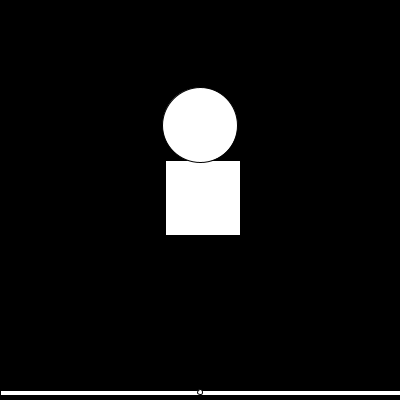
Frame 1 (no input)
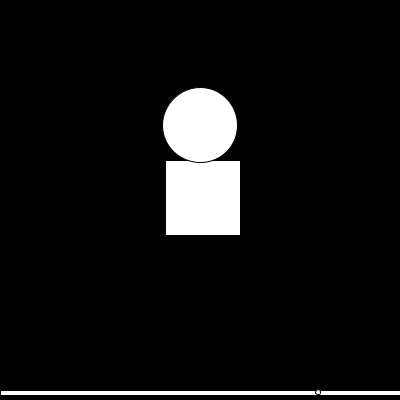
Frame 60 (the mouse pressed at the canvas centre just before this capture)
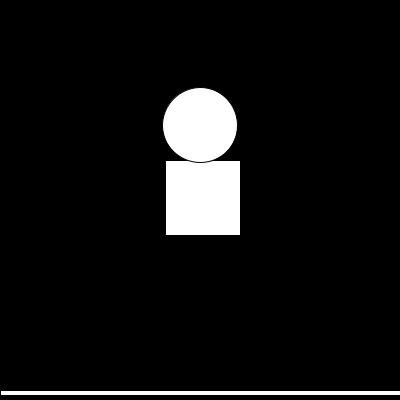
Frame 120 (the mouse held since frame 60 and released just before this capture)

The Processing sketch that drew these frames (run headless with seeded random() and noise(); from frame 60 on, the mouse is pressed at the canvas centre):

// Processing sketch: sketch_251027b
// ── sketch_251027b.pde
Zombie no1z = new Zombie(165, 160, 75, 75,
       200, 125, 75);
       
Indicator i = new Indicator(200,392,5,0,390,400,5);

Hitbar no1h = new Hitbar();
       

void setup(){
 size(400,400); 
}

void draw(){
 background(0);
 no1z.showZombie();
 i.showIndicator();
 i.indicatorMove();
 no1h.showHitbar();
 
}

class Zombie{
  float bodyX;
  float bodyY;
  float bodyW;
  float bodyH;
  float headX;
  float headY;
  float headD;


  Zombie(float bodyX, float bodyY, float bodyW, float bodyH,
         float headX, float headY, float headD){
   this.bodyX = bodyX;
   this.bodyY = bodyY;
   this.bodyW = bodyW;
   this.bodyH = bodyH;
   this.headX = headX;
   this.headY = headY;
   this.headD = headD;
  }

  void showZombie(){
   rect(bodyX,bodyY,bodyW,bodyH);
   circle(headX,headY,headD);
  }

}

class Indicator{
  float pointerX;
  float pointerY;
  float pointerDiameter;
  float indicatorBarX;
  float indicatorBarY;
  float indicatorBarWidth;
  float indicatorBarHeight;
  
  Indicator(float pointerX, float pointerY, float pointerDiameter, float indicatorBarX,
            float indicatorBarY, float indicatorBarWidth,
            float indicatorBarHeight){
              this.pointerX = pointerX;
              this.pointerY = pointerY;
              this.pointerDiameter = pointerDiameter;
              this.indicatorBarX = indicatorBarX;
              this.indicatorBarY = indicatorBarY;
              this.indicatorBarWidth = indicatorBarWidth;
              this.indicatorBarHeight = indicatorBarHeight;
            }
            
   void showIndicator(){
     rect(indicatorBarX,indicatorBarY,indicatorBarWidth,indicatorBarHeight);
     circle(pointerX, pointerY, pointerDiameter);
   }
   
   void indicatorMove(){
     float pointerSpeed = 2;
     pointerX = pointerX + pointerSpeed;
     if(pointerX >= 400){
         pointerSpeed = pointerSpeed * -1;
     } 
     if(pointerX <= 0){
         pointerSpeed = pointerSpeed * -1;
     }
     
   }
            
}

class Hitbar{
  float bodyX;
  float indicatorBarY;
  float bodyW;
  float indicatorBarHeight;
  //float hitbarX;
  //float hitbarY;
  //float hitbarWidth;
  //float hitbarHeigth;
  
  void showHitbar(){
   //fill(255,0,0);
   //rect(bodyX,indicatorBarY,bodyW,indicatorBarHeight);
  }
}
